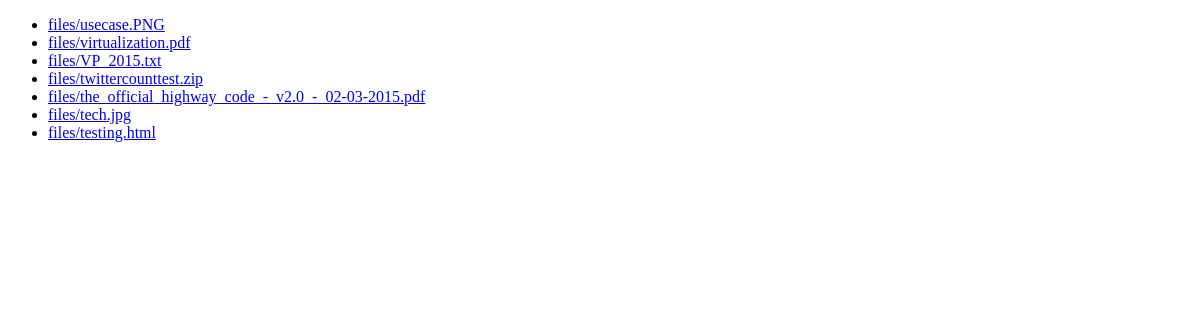
Before: /upload/ with the older database file.
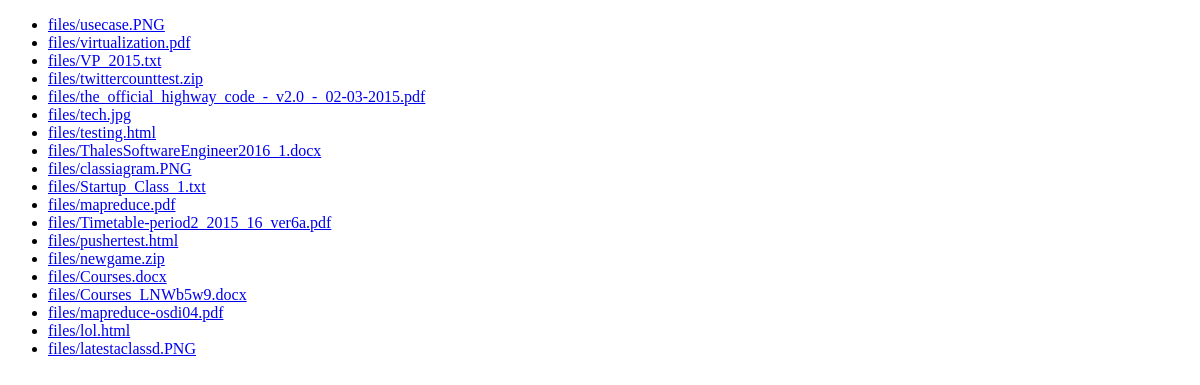
After: the same page with the newer database file.
### share/models.py (models this page shows)
class File(models.Model):
    name = models.CharField(max_length=500)
    date_uploaded = models.DateField(default=datetime.datetime.now)
    time_uploaded = models.TimeField(default=timezone.now)
    duration = models.DurationField(default=timedelta())
    file = models.FileField(upload_to='files')
    def file_link(self):
		if self.file:
			return "<a href='%s'> Download </a>" % (self.file.url)
		else:
			return "No attatchement"
    file_link.allow_tags = True

### share/views.py (the view)
# urls.py: url(r'^upload/$', views.upload_file, name="upload"),
def upload_file(request):
    if request.method == 'POST':
        form = FileForm(request.POST, request.FILES)
        if form.is_valid():
            newfile = File(file=request.FILES['file'])
            newfile.name = request.FILES['file'].name
            dur = request.POST['duration']
            newfile.duration = get_duration(dur)
            newfile.save()
            return HttpResponseRedirect(reverse('upload'))
    else:
        form = FileForm()  # A empty, unbound form
    files = File.objects.all()
    return render_to_response(
        'list.html',
        {'files': files, 'form': form},
        context_instance=RequestContext(request)
    )

### share/templates/list.html (shortened to what this page needs)
<!DOCTYPE html>
<html>
    <head>
    </head>
    <body>
        {% if files %}
            <ul>
                {% for file in files %}
                    <li><a href="{{ file.file.url }}">{{ file.file.name }}</a></li>
                {% endfor %}
            </ul>
        {% else %}
            <p>No files.</p>
        {% endif %}
    </body>
</html>

Changed rows visible on the page:
added File: file.name "files/ThalesSoftwareEngineer2016_1.docx"
added File: file.name "files/classiagram.PNG"
added File: file.name "files/Startup_Class_1.txt"
added File: file.name "files/mapreduce.pdf"
added File: file.name "files/Timetable-period2_2015_16_ver6a.pdf"
added File: file.name "files/pushertest.html"
added File: file.name "files/newgame.zip"
added File: file.name "files/Courses.docx"
added File: file.name "files/Courses_LNWb5w9.docx"
added File: file.name "files/mapreduce-osdi04.pdf"
added File: file.name "files/lol.html"
added File: file.name "files/latestaclassd.PNG"
